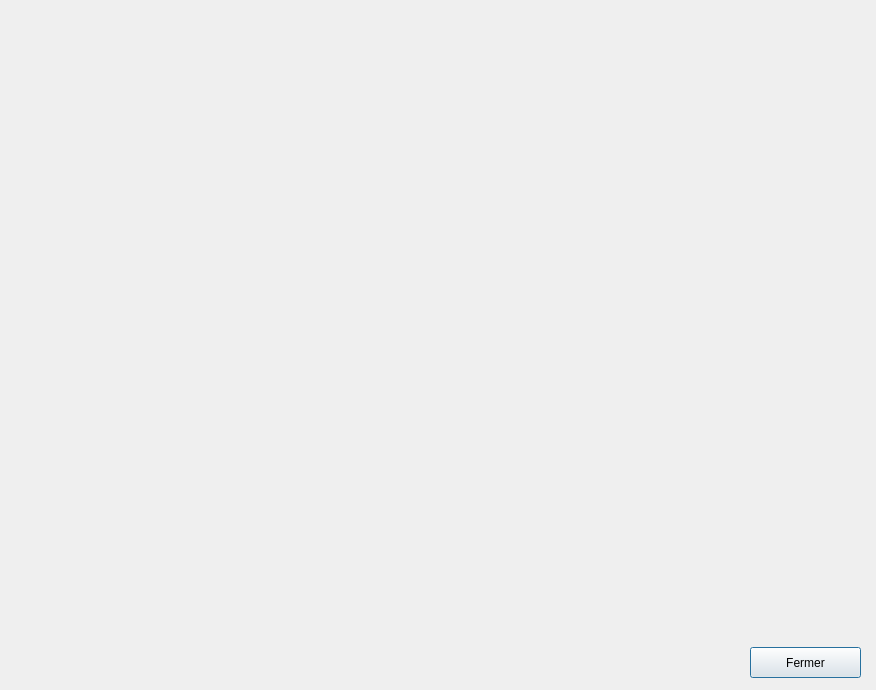
<?xml version="1.0" encoding="UTF-8"?>
<ui version="4.0">
 <class>statistique</class>
 <widget class="QDialog" name="statistique">
  <property name="geometry">
   <rect>
    <x>0</x>
    <y>0</y>
    <width>876</width>
    <height>690</height>
   </rect>
  </property>
  <property name="windowTitle">
   <string>Dialog</string>
  </property>
  <widget class="QPushButton" name="pushButton_11">
   <property name="geometry">
    <rect>
     <x>750</x>
     <y>647</y>
     <width>111</width>
     <height>31</height>
    </rect>
   </property>
   <property name="styleSheet">
    <string notr="true"/>
   </property>
   <property name="text">
    <string>Fermer</string>
   </property>
  </widget>
  <widget class="QLabel" name="label_chat">
   <property name="geometry">
    <rect>
     <x>8</x>
     <y>10</y>
     <width>850</width>
     <height>600</height>
    </rect>
   </property>
   <property name="text">
    <string/>
   </property>
  </widget>
 </widget>
 <resources/>
 <connections/>
</ui>
